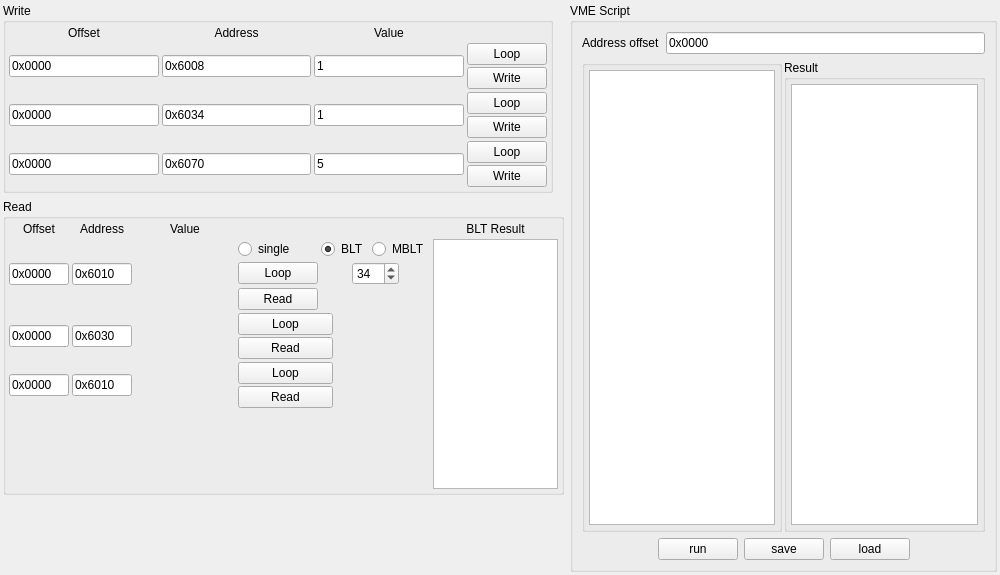
<?xml version="1.0" encoding="UTF-8"?>
<ui version="4.0">
 <class>VMEDebugWidget</class>
 <widget class="QWidget" name="VMEDebugWidget">
  <property name="geometry">
   <rect>
    <x>0</x>
    <y>0</y>
    <width>1000</width>
    <height>575</height>
   </rect>
  </property>
  <property name="sizePolicy">
   <sizepolicy hsizetype="Maximum" vsizetype="Preferred">
    <horstretch>0</horstretch>
    <verstretch>0</verstretch>
   </sizepolicy>
  </property>
  <property name="windowTitle">
   <string>VME Debug</string>
  </property>
  <layout class="QGridLayout" name="gridLayout_7">
   <property name="leftMargin">
    <number>3</number>
   </property>
   <property name="topMargin">
    <number>3</number>
   </property>
   <property name="rightMargin">
    <number>3</number>
   </property>
   <property name="bottomMargin">
    <number>3</number>
   </property>
   <property name="spacing">
    <number>3</number>
   </property>
   <item row="2" column="0" colspan="2">
    <widget class="QFrame" name="outerFrame">
     <property name="minimumSize">
      <size>
       <width>150</width>
       <height>150</height>
      </size>
     </property>
     <layout class="QGridLayout" name="gridLayout_8" columnstretch="1,0,1">
      <property name="leftMargin">
       <number>0</number>
      </property>
      <property name="topMargin">
       <number>0</number>
      </property>
      <property name="rightMargin">
       <number>0</number>
      </property>
      <property name="bottomMargin">
       <number>0</number>
      </property>
      <property name="spacing">
       <number>6</number>
      </property>
      <item row="0" column="0">
       <widget class="QGroupBox" name="groupBox">
        <property name="title">
         <string>Write</string>
        </property>
        <layout class="QGridLayout" name="gridLayout">
         <property name="leftMargin">
          <number>3</number>
         </property>
         <property name="topMargin">
          <number>3</number>
         </property>
         <property name="rightMargin">
          <number>3</number>
         </property>
         <property name="bottomMargin">
          <number>3</number>
         </property>
         <property name="spacing">
          <number>3</number>
         </property>
         <item row="0" column="0">
          <widget class="QLabel" name="label">
           <property name="text">
            <string>Offset</string>
           </property>
           <property name="alignment">
            <set>Qt::AlignCenter</set>
           </property>
          </widget>
         </item>
         <item row="1" column="3">
          <layout class="QVBoxLayout" name="verticalLayout">
           <property name="spacing">
            <number>2</number>
           </property>
           <item>
            <widget class="QPushButton" name="writeLoop1">
             <property name="text">
              <string>Loop</string>
             </property>
             <property name="checkable">
              <bool>true</bool>
             </property>
            </widget>
           </item>
           <item>
            <widget class="QPushButton" name="writeWrite1">
             <property name="text">
              <string>Write</string>
             </property>
            </widget>
           </item>
          </layout>
         </item>
         <item row="2" column="1">
          <widget class="QLineEdit" name="writeAddress2">
           <property name="text">
            <string>0x6034</string>
           </property>
          </widget>
         </item>
         <item row="2" column="2">
          <widget class="QLineEdit" name="writeValue2">
           <property name="text">
            <string>1</string>
           </property>
          </widget>
         </item>
         <item row="2" column="3">
          <layout class="QVBoxLayout" name="verticalLayout_2">
           <property name="spacing">
            <number>2</number>
           </property>
           <item>
            <widget class="QPushButton" name="writeLoop2">
             <property name="text">
              <string>Loop</string>
             </property>
             <property name="checkable">
              <bool>true</bool>
             </property>
            </widget>
           </item>
           <item>
            <widget class="QPushButton" name="writeWrite2">
             <property name="text">
              <string>Write</string>
             </property>
            </widget>
           </item>
          </layout>
         </item>
         <item row="0" column="1">
          <widget class="QLabel" name="label_2">
           <property name="text">
            <string>Address</string>
           </property>
           <property name="alignment">
            <set>Qt::AlignCenter</set>
           </property>
          </widget>
         </item>
         <item row="1" column="0">
          <widget class="QLineEdit" name="writeOffset1">
           <property name="text">
            <string>0x0000</string>
           </property>
          </widget>
         </item>
         <item row="1" column="1">
          <widget class="QLineEdit" name="writeAddress1">
           <property name="text">
            <string>0x6008</string>
           </property>
          </widget>
         </item>
         <item row="3" column="0">
          <widget class="QLineEdit" name="writeOffset3">
           <property name="text">
            <string>0x0000</string>
           </property>
          </widget>
         </item>
         <item row="3" column="1">
          <widget class="QLineEdit" name="writeAddress3">
           <property name="text">
            <string>0x6070</string>
           </property>
          </widget>
         </item>
         <item row="3" column="2">
          <widget class="QLineEdit" name="writeValue3">
           <property name="text">
            <string>5</string>
           </property>
          </widget>
         </item>
         <item row="1" column="2">
          <widget class="QLineEdit" name="writeValue1">
           <property name="text">
            <string>1</string>
           </property>
          </widget>
         </item>
         <item row="3" column="3">
          <layout class="QVBoxLayout" name="verticalLayout_3">
           <property name="spacing">
            <number>2</number>
           </property>
           <item>
            <widget class="QPushButton" name="writeLoop3">
             <property name="text">
              <string>Loop</string>
             </property>
             <property name="checkable">
              <bool>true</bool>
             </property>
            </widget>
           </item>
           <item>
            <widget class="QPushButton" name="writeWrite3">
             <property name="text">
              <string>Write</string>
             </property>
            </widget>
           </item>
          </layout>
         </item>
         <item row="0" column="2">
          <widget class="QLabel" name="label_3">
           <property name="text">
            <string>Value</string>
           </property>
           <property name="alignment">
            <set>Qt::AlignCenter</set>
           </property>
          </widget>
         </item>
         <item row="2" column="0">
          <widget class="QLineEdit" name="writeOffset2">
           <property name="text">
            <string>0x0000</string>
           </property>
          </widget>
         </item>
        </layout>
       </widget>
      </item>
      <item row="0" column="1">
       <spacer name="horizontalSpacer_5">
        <property name="orientation">
         <enum>Qt::Horizontal</enum>
        </property>
        <property name="sizeHint" stdset="0">
         <size>
          <width>5</width>
          <height>5</height>
         </size>
        </property>
       </spacer>
      </item>
      <item row="1" column="0" colspan="2">
       <widget class="QGroupBox" name="groupBox_2">
        <property name="title">
         <string>Read</string>
        </property>
        <layout class="QGridLayout" name="gridLayout_2">
         <property name="leftMargin">
          <number>3</number>
         </property>
         <property name="topMargin">
          <number>3</number>
         </property>
         <property name="rightMargin">
          <number>3</number>
         </property>
         <property name="bottomMargin">
          <number>3</number>
         </property>
         <property name="spacing">
          <number>3</number>
         </property>
         <item row="1" column="1">
          <widget class="QLineEdit" name="readAddress1">
           <property name="minimumSize">
            <size>
             <width>60</width>
             <height>0</height>
            </size>
           </property>
           <property name="text">
            <string>0x6010</string>
           </property>
          </widget>
         </item>
         <item row="2" column="2">
          <widget class="QLabel" name="readResult2">
           <property name="minimumSize">
            <size>
             <width>100</width>
             <height>0</height>
            </size>
           </property>
           <property name="text">
            <string/>
           </property>
           <property name="textFormat">
            <enum>Qt::PlainText</enum>
           </property>
           <property name="textInteractionFlags">
            <set>Qt::TextSelectableByMouse</set>
           </property>
          </widget>
         </item>
         <item row="1" column="2">
          <widget class="QLabel" name="readResult1">
           <property name="minimumSize">
            <size>
             <width>100</width>
             <height>0</height>
            </size>
           </property>
           <property name="textFormat">
            <enum>Qt::PlainText</enum>
           </property>
           <property name="textInteractionFlags">
            <set>Qt::TextSelectableByMouse</set>
           </property>
          </widget>
         </item>
         <item row="3" column="2">
          <widget class="QLabel" name="readResult3">
           <property name="minimumSize">
            <size>
             <width>100</width>
             <height>0</height>
            </size>
           </property>
           <property name="text">
            <string/>
           </property>
           <property name="textFormat">
            <enum>Qt::PlainText</enum>
           </property>
           <property name="textInteractionFlags">
            <set>Qt::TextSelectableByMouse</set>
           </property>
          </widget>
         </item>
         <item row="0" column="0">
          <widget class="QLabel" name="label_4">
           <property name="text">
            <string>Offset</string>
           </property>
           <property name="alignment">
            <set>Qt::AlignCenter</set>
           </property>
          </widget>
         </item>
         <item row="0" column="1">
          <widget class="QLabel" name="label_5">
           <property name="text">
            <string>Address</string>
           </property>
           <property name="alignment">
            <set>Qt::AlignCenter</set>
           </property>
          </widget>
         </item>
         <item row="3" column="0">
          <widget class="QLineEdit" name="readOffset3">
           <property name="text">
            <string>0x0000</string>
           </property>
          </widget>
         </item>
         <item row="2" column="0">
          <widget class="QLineEdit" name="readOffset2">
           <property name="text">
            <string>0x0000</string>
           </property>
          </widget>
         </item>
         <item row="3" column="3">
          <layout class="QVBoxLayout" name="verticalLayout_6">
           <property name="spacing">
            <number>2</number>
           </property>
           <item>
            <widget class="QPushButton" name="readLoop3">
             <property name="text">
              <string>Loop</string>
             </property>
             <property name="checkable">
              <bool>true</bool>
             </property>
            </widget>
           </item>
           <item>
            <widget class="QPushButton" name="readRead3">
             <property name="text">
              <string>Read</string>
             </property>
            </widget>
           </item>
          </layout>
         </item>
         <item row="0" column="2">
          <widget class="QLabel" name="label_6">
           <property name="text">
            <string>Value</string>
           </property>
           <property name="alignment">
            <set>Qt::AlignCenter</set>
           </property>
          </widget>
         </item>
         <item row="3" column="1">
          <widget class="QLineEdit" name="readAddress3">
           <property name="text">
            <string>0x6010</string>
           </property>
          </widget>
         </item>
         <item row="0" column="5">
          <widget class="QLabel" name="label_7">
           <property name="text">
            <string>BLT Result</string>
           </property>
           <property name="alignment">
            <set>Qt::AlignCenter</set>
           </property>
          </widget>
         </item>
         <item row="2" column="1">
          <widget class="QLineEdit" name="readAddress2">
           <property name="text">
            <string>0x6030</string>
           </property>
          </widget>
         </item>
         <item row="2" column="3">
          <layout class="QVBoxLayout" name="verticalLayout_5">
           <property name="spacing">
            <number>2</number>
           </property>
           <item>
            <widget class="QPushButton" name="readLoop2">
             <property name="text">
              <string>Loop</string>
             </property>
             <property name="checkable">
              <bool>true</bool>
             </property>
            </widget>
           </item>
           <item>
            <widget class="QPushButton" name="readRead2">
             <property name="text">
              <string>Read</string>
             </property>
            </widget>
           </item>
          </layout>
         </item>
         <item row="1" column="0">
          <widget class="QLineEdit" name="readOffset1">
           <property name="minimumSize">
            <size>
             <width>60</width>
             <height>0</height>
            </size>
           </property>
           <property name="text">
            <string>0x0000</string>
           </property>
          </widget>
         </item>
         <item row="1" column="3" colspan="2">
          <layout class="QGridLayout" name="gridLayout_4">
           <property name="spacing">
            <number>3</number>
           </property>
           <item row="1" column="0">
            <widget class="QPushButton" name="readLoop1">
             <property name="text">
              <string>Loop</string>
             </property>
             <property name="checkable">
              <bool>true</bool>
             </property>
            </widget>
           </item>
           <item row="0" column="1">
            <widget class="QRadioButton" name="readModeBLT">
             <property name="text">
              <string>BLT</string>
             </property>
             <property name="checked">
              <bool>true</bool>
             </property>
             <attribute name="buttonGroup">
              <string notr="true">readMode1</string>
             </attribute>
            </widget>
           </item>
           <item row="2" column="0">
            <widget class="QPushButton" name="readRead1">
             <property name="text">
              <string>Read</string>
             </property>
            </widget>
           </item>
           <item row="0" column="0">
            <widget class="QRadioButton" name="readModeSingle">
             <property name="text">
              <string>single</string>
             </property>
             <attribute name="buttonGroup">
              <string notr="true">readMode1</string>
             </attribute>
            </widget>
           </item>
           <item row="0" column="2">
            <widget class="QRadioButton" name="readModeMBLT">
             <property name="text">
              <string>MBLT</string>
             </property>
             <attribute name="buttonGroup">
              <string notr="true">readMode1</string>
             </attribute>
            </widget>
           </item>
           <item row="1" column="1" colspan="2">
            <layout class="QHBoxLayout" name="horizontalLayout">
             <property name="spacing">
              <number>3</number>
             </property>
             <item>
              <spacer name="horizontalSpacer_2">
               <property name="orientation">
                <enum>Qt::Horizontal</enum>
               </property>
               <property name="sizeHint" stdset="0">
                <size>
                 <width>2</width>
                 <height>20</height>
                </size>
               </property>
              </spacer>
             </item>
             <item>
              <widget class="QSpinBox" name="blockReadCount">
               <property name="minimum">
                <number>1</number>
               </property>
               <property name="maximum">
                <number>256</number>
               </property>
               <property name="value">
                <number>34</number>
               </property>
              </widget>
             </item>
             <item>
              <spacer name="horizontalSpacer">
               <property name="orientation">
                <enum>Qt::Horizontal</enum>
               </property>
               <property name="sizeHint" stdset="0">
                <size>
                 <width>2</width>
                 <height>20</height>
                </size>
               </property>
              </spacer>
             </item>
            </layout>
           </item>
          </layout>
         </item>
         <item row="4" column="3">
          <spacer name="verticalSpacer">
           <property name="orientation">
            <enum>Qt::Vertical</enum>
           </property>
           <property name="sizeHint" stdset="0">
            <size>
             <width>1</width>
             <height>1</height>
            </size>
           </property>
          </spacer>
         </item>
         <item row="1" column="5" rowspan="4">
          <widget class="QTextEdit" name="bltResult">
           <property name="sizePolicy">
            <sizepolicy hsizetype="Maximum" vsizetype="Expanding">
             <horstretch>0</horstretch>
             <verstretch>0</verstretch>
            </sizepolicy>
           </property>
           <property name="minimumSize">
            <size>
             <width>125</width>
             <height>250</height>
            </size>
           </property>
           <property name="maximumSize">
            <size>
             <width>185</width>
             <height>16777215</height>
            </size>
           </property>
           <property name="font">
            <font>
             <family>Monospace</family>
             <pointsize>8</pointsize>
            </font>
           </property>
           <property name="lineWrapMode">
            <enum>QTextEdit::NoWrap</enum>
           </property>
           <property name="readOnly">
            <bool>true</bool>
           </property>
          </widget>
         </item>
        </layout>
       </widget>
      </item>
      <item row="2" column="0">
       <spacer name="verticalSpacer_2">
        <property name="orientation">
         <enum>Qt::Vertical</enum>
        </property>
        <property name="sizeHint" stdset="0">
         <size>
          <width>20</width>
          <height>62</height>
         </size>
        </property>
       </spacer>
      </item>
      <item row="0" column="2" rowspan="3">
       <widget class="QGroupBox" name="groupBox_3">
        <property name="font">
         <font>
          <pointsize>9</pointsize>
          <weight>50</weight>
          <bold>false</bold>
         </font>
        </property>
        <property name="title">
         <string>VME Script</string>
        </property>
        <layout class="QGridLayout" name="gridLayout_5">
         <item row="0" column="0">
          <layout class="QHBoxLayout" name="horizontalLayout_6">
           <item>
            <widget class="QLabel" name="label_41">
             <property name="text">
              <string>Address offset</string>
             </property>
            </widget>
           </item>
           <item>
            <widget class="QLineEdit" name="scriptOffset">
             <property name="text">
              <string>0x0000</string>
             </property>
            </widget>
           </item>
          </layout>
         </item>
         <item row="1" column="0">
          <layout class="QHBoxLayout" name="horizontalLayout_5">
           <property name="spacing">
            <number>2</number>
           </property>
           <item>
            <widget class="QGroupBox" name="groupBox_17">
             <property name="title">
              <string/>
             </property>
             <layout class="QGridLayout" name="gridLayout_3">
              <property name="leftMargin">
               <number>4</number>
              </property>
              <property name="topMargin">
               <number>4</number>
              </property>
              <property name="rightMargin">
               <number>4</number>
              </property>
              <property name="bottomMargin">
               <number>4</number>
              </property>
              <item row="0" column="0">
               <widget class="QTextEdit" name="scriptInput">
                <property name="minimumSize">
                 <size>
                  <width>180</width>
                  <height>0</height>
                 </size>
                </property>
                <property name="font">
                 <font>
                  <family>Monospace</family>
                  <pointsize>8</pointsize>
                 </font>
                </property>
                <property name="tabChangesFocus">
                 <bool>true</bool>
                </property>
                <property name="lineWrapMode">
                 <enum>QTextEdit::NoWrap</enum>
                </property>
                <property name="html">
                 <string>&lt;!DOCTYPE HTML PUBLIC &quot;-//W3C//DTD HTML 4.0//EN&quot; &quot;http://www.w3.org/TR/REC-html40/strict.dtd&quot;&gt;
&lt;html&gt;&lt;head&gt;&lt;meta name=&quot;qrichtext&quot; content=&quot;1&quot; /&gt;&lt;style type=&quot;text/css&quot;&gt;
p, li { white-space: pre-wrap; }
&lt;/style&gt;&lt;/head&gt;&lt;body style=&quot; font-family:'Monospace'; font-size:8pt; font-weight:400; font-style:normal;&quot;&gt;
&lt;p style=&quot;-qt-paragraph-type:empty; margin-top:0px; margin-bottom:0px; margin-left:0px; margin-right:0px; -qt-block-indent:0; text-indent:0px; font-family:'Cantarell'; font-size:9pt;&quot;&gt;&lt;br /&gt;&lt;/p&gt;&lt;/body&gt;&lt;/html&gt;</string>
                </property>
                <property name="acceptRichText">
                 <bool>false</bool>
                </property>
               </widget>
              </item>
             </layout>
            </widget>
           </item>
           <item>
            <widget class="QGroupBox" name="groupBox_4">
             <property name="title">
              <string>Result</string>
             </property>
             <layout class="QGridLayout" name="gridLayout_6">
              <property name="leftMargin">
               <number>4</number>
              </property>
              <property name="topMargin">
               <number>4</number>
              </property>
              <property name="rightMargin">
               <number>4</number>
              </property>
              <property name="bottomMargin">
               <number>4</number>
              </property>
              <item row="0" column="0">
               <widget class="QTextEdit" name="scriptOutput">
                <property name="minimumSize">
                 <size>
                  <width>180</width>
                  <height>0</height>
                 </size>
                </property>
                <property name="font">
                 <font>
                  <family>Monospace</family>
                  <pointsize>8</pointsize>
                 </font>
                </property>
                <property name="lineWrapMode">
                 <enum>QTextEdit::NoWrap</enum>
                </property>
                <property name="readOnly">
                 <bool>true</bool>
                </property>
                <property name="acceptRichText">
                 <bool>false</bool>
                </property>
               </widget>
              </item>
             </layout>
            </widget>
           </item>
          </layout>
         </item>
         <item row="2" column="0">
          <layout class="QHBoxLayout" name="horizontalLayout_2">
           <item>
            <spacer name="horizontalSpacer_3">
             <property name="orientation">
              <enum>Qt::Horizontal</enum>
             </property>
             <property name="sizeHint" stdset="0">
              <size>
               <width>40</width>
               <height>20</height>
              </size>
             </property>
            </spacer>
           </item>
           <item>
            <widget class="QPushButton" name="runScript">
             <property name="text">
              <string>run</string>
             </property>
            </widget>
           </item>
           <item>
            <widget class="QPushButton" name="saveScript">
             <property name="text">
              <string>save</string>
             </property>
            </widget>
           </item>
           <item>
            <widget class="QPushButton" name="loadScript">
             <property name="text">
              <string>load</string>
             </property>
            </widget>
           </item>
           <item>
            <spacer name="horizontalSpacer_4">
             <property name="orientation">
              <enum>Qt::Horizontal</enum>
             </property>
             <property name="sizeHint" stdset="0">
              <size>
               <width>40</width>
               <height>20</height>
              </size>
             </property>
            </spacer>
           </item>
          </layout>
         </item>
        </layout>
       </widget>
      </item>
     </layout>
     <zorder></zorder>
     <zorder></zorder>
     <zorder>verticalSpacer_2</zorder>
    </widget>
   </item>
  </layout>
 </widget>
 <tabstops>
  <tabstop>writeOffset1</tabstop>
  <tabstop>writeAddress1</tabstop>
  <tabstop>writeValue1</tabstop>
  <tabstop>writeLoop1</tabstop>
  <tabstop>writeWrite1</tabstop>
  <tabstop>writeOffset2</tabstop>
  <tabstop>writeAddress2</tabstop>
  <tabstop>writeValue2</tabstop>
  <tabstop>writeLoop2</tabstop>
  <tabstop>writeWrite2</tabstop>
  <tabstop>writeOffset3</tabstop>
  <tabstop>writeAddress3</tabstop>
  <tabstop>writeValue3</tabstop>
  <tabstop>writeLoop3</tabstop>
  <tabstop>writeWrite3</tabstop>
  <tabstop>readOffset1</tabstop>
  <tabstop>readAddress1</tabstop>
  <tabstop>readModeSingle</tabstop>
  <tabstop>readModeBLT</tabstop>
  <tabstop>readModeMBLT</tabstop>
  <tabstop>blockReadCount</tabstop>
  <tabstop>readLoop1</tabstop>
  <tabstop>readRead1</tabstop>
  <tabstop>readOffset2</tabstop>
  <tabstop>readAddress2</tabstop>
  <tabstop>readLoop2</tabstop>
  <tabstop>readRead2</tabstop>
  <tabstop>readOffset3</tabstop>
  <tabstop>readAddress3</tabstop>
  <tabstop>readLoop3</tabstop>
  <tabstop>readRead3</tabstop>
  <tabstop>bltResult</tabstop>
  <tabstop>scriptOffset</tabstop>
  <tabstop>scriptInput</tabstop>
  <tabstop>scriptOutput</tabstop>
  <tabstop>runScript</tabstop>
  <tabstop>saveScript</tabstop>
  <tabstop>loadScript</tabstop>
 </tabstops>
 <resources/>
 <connections/>
 <buttongroups>
  <buttongroup name="readMode1"/>
 </buttongroups>
</ui>
